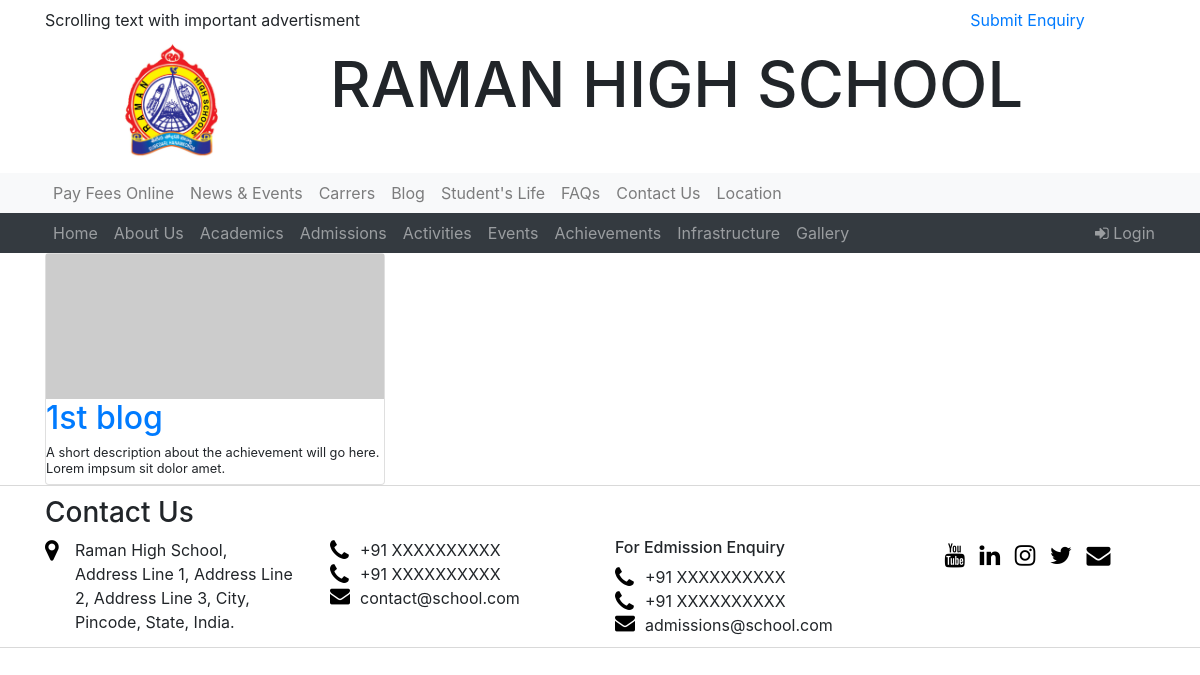
/blog/, run on an earlier commit of the app's database.
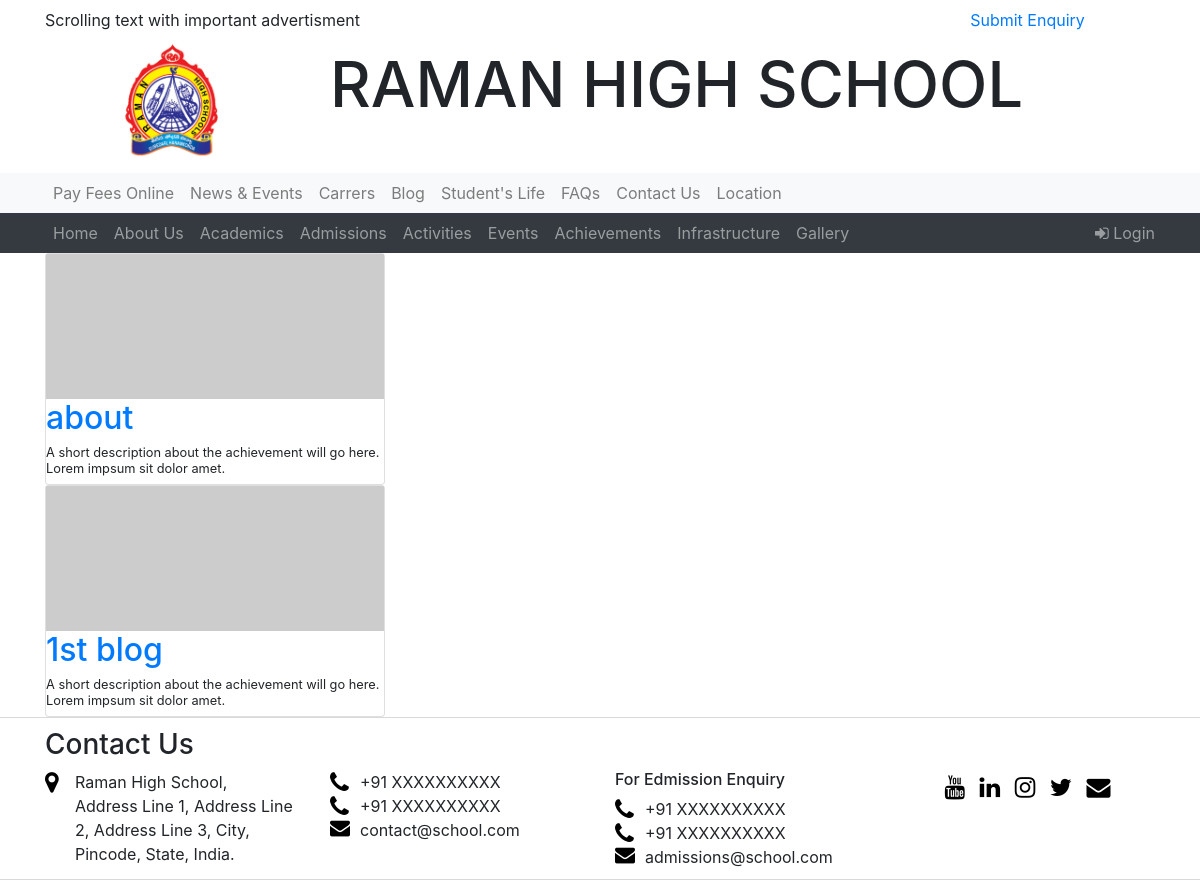
And on a later commit of the database.
### schoolapp/models.py (models this page shows, shortened)
class Post(models.Model):
    author =  models.CharField(max_length = 200)
    title  = models.CharField(max_length = 200)
    text = models.TextField()
    created_date = models.DateTimeField(default = timezone.now)
    published_date = models.DateTimeField(blank=True,null = True)

### schoolapp/views.py (the view)
# urls.py: url(r'^blog/',views.PostListView.as_view(),name = 'post_list'),
class PostListView(ListView):
    model = Post
    def get_queryset(self):
        return Post.objects.filter(published_date__lte  = timezone.now()).order_by('-published_date')

### schoolapp/templates/schoolapp/post_list.html (shortened to what this page needs)
{% load staticfiles %}
<!doctype html>
<html lang="en">
  <head>
        <link rel="stylesheet" type="text/css" href="{% static 'css/style-home.css' %}">
        <link rel="stylesheet" href="https://cdnjs.cloudflare.com/ajax/libs/font-awesome/4.7.0/css/font-awesome.min.css">
        <link rel="stylesheet" href="https://maxcdn.bootstrapcdn.com/bootstrap/4.0.0-beta.2/css/bootstrap.min.css">
  </head>
  <body>
        <div id="topline" class="container" style="padding-top:7px">
                <div class="row">
                        <div class="col-lg-6 col-md-12 col-sm-12 col-xs-12">
                                <marquee behavior="scroll" direction="left">Scrolling text with important advertisment </marquee>
                        </div>
                        <div class="text-center col-lg-3 col-md-6 col-sm-12 col-xs-12" id="google_translate_element"></div>
                        <div class="text-center col-lg-3 col-md-6 col-sm-12 col-xs-12">
                                <a href="#">Submit Enquiry</a>
                        </div>
                </div>
        </div>
        <div class="container">
                <div class="row">
                        <div class="col-lg-3 col-md-3 col-sm-12 col-xs-12 text-center"><img id="logo" src="/media/img/logo.jpeg" width="150px"></div>
                        <div class="col-lg-9 col-md-9 col-sm-12 col-xs-12"><h1 id="school-name">RAMAN HIGH SCHOOL</h1></div>
                </div>
        </div>
        <nav id="nav-1" class="navbar navbar-expand-sm bg-light navbar-light">
                <div class="container navbar-light">
                        <ul class="navbar-nav">
                                <li class="nav-item">
                                        <a class="nav-link" href="#">Pay Fees Online</a>
                                </li>
                                <li class="nav-item">
                                        <a class="nav-link" href="#">News & Events</a>
                                </li>
                                <li class="nav-item">
                                        <a class="nav-link" href="#">Carrers</a>
                                </li>
                                <li class="nav-item">
                                        <a class="nav-link" href="{% url 'post_list' %}">Blog</a>
                                </li>
                                <li class="nav-item">
                                        <a class="nav-link" href="#">Student's Life</a>
                                </li>
                                <li class="nav-item">
                                        <a class="nav-link" href="{% url 'faq_list' %}">FAQs</a>
                                </li>
                                <li class="nav-item">
                                        <a class="nav-link" href="#">Contact Us</a>
                                </li>
                                <li class="nav-item">
                                        <a class="nav-link" href="#">Location</a>
                                </li>
                        </ul>
                </div>
        </nav>
        <nav id="nav-2" class="navbar navbar-expand-sm bg-dark navnar-dark sticky-top">
                <div class="container navbar-dark">
                        <ul class="navbar-nav">
                                <li class="nav-item">
                                        <a class="nav-link" href="#">Home</a>
                                </li>
                                <li class="nav-item">
                                        <a class="nav-link" href="#">About Us</a>
                                </li>
                                <li class="nav-item">
                                        <a class="nav-link" href="#">Academics</a>
                                </li>
                                <li class="nav-item">
                                        <a class="nav-link" href="#">Admissions</a>
                                </li>
                                <li class="nav-item">
                                        <a class="nav-link" href="#">Activities</a>
                                </li>
                                <li class="nav-item">
                                        <a class="nav-link" href="#">Events</a>
                                </li>
                                <li class="nav-item">
                                        <a class="nav-link" href="#">Achievements</a>
                                </li>
                                <li class="nav-item">
                                        <a class="nav-link" href="#">Infrastructure</a>
                                </li>
                                <li class="nav-item">
                                        <a class="nav-link" href="#">Gallery</a>
                                </li>
                        </ul>
                        <ul class="nav navbar-nav navbar-right">
                              <li><a href="{% url 'login'%}" id="login-button"><i class="fa fa-sign-in" ></i> Login</a></li>
                        </ul>
                </div>
        </nav>
        <div class="container p-t-0 m-t-2 carousel-inner">
            <div class="row row-equal carousel-item active m-t-0">
        {% for post in post_list %}
        <div class="col-md-4 col-sm-4">
            <div class="card">
                <div class="card-img-top card-img-top-250">
                    <img class="img-fluid" src="http://via.placeholder.com/350x150" alt="Carousel 1">
                </div>
                <div class="card-block p-t-2">
                    <h2>
                        <a href="{% url 'post_detail' pk=post.pk %}">{{post.title}}</a>
                    </h2>
                    <h6 class="small text-wide p-b-2">A short description about the achievement will go here. Lorem impsum sit dolor amet.</h6>
                </div>
            </div>
        </div>
        {% endfor %}
      </div>
    </div>
        <footer>
                <div class="container">
                        <h3>Contact Us</h3>
                        <div class="row">
                                <div id="address" class="col-lg-3 col-md-4 col-sm-12 col-xs-12">
                                        <span class="row">
                                                <i class="hide-lessdn580 fa fa-map-marker col-sm-1" style="font-size:24px;color:black" aria-hidden="true"></i>
                                                <span class="col-sm-10">
                                                        Raman High School, <br />
                                                        Address Line 1,
                                                        Address Line 2,
                                                        Address Line 3,
                                                        City, Pincode,
                                                        State, India.
                                                </span>
                                        </span>
                                </div>
                                <div id="contact" class="col-lg-3 col-md-4 col-sm-12 col-xs-12">
                                        <span class = "row">
                                                <i class="hide-lessdn580 fa fa-phone col-sm-1" style="font-size:24px;color:black"></i>
                                                <span class="col-sm-10">+91 XXXXXXXXXX</span>
                                        </span>
                                        <span class = "row">
                                                <i class="hide-lessdn580 fa fa-phone col-sm-1" style="font-size:24px;color:black"></i>
                                                <span class="col-sm-10">+91 XXXXXXXXXX</span>
                                        </span>
                                        <span class="row">
                                                <i class="hide-lessdn580 fa fa-envelope col-sm-1" style="font-size:20px;color:black"></i>
                                                <span class="col-sm-10">contact@school.com</span>
                                        </span>
                                </div>
                                <div id="admission-enquiry-contact" class="col-lg-3 col-md-4 col-sm-12 col-xs-12">
                                        <h6>For Edmission Enquiry</h5>
                                        <span class = "row">
                                                <i class="hide-lessdn580 fa fa-phone col-sm-1" style="font-size:24px;color:black"></i>
                                                <span class="col-sm-10">+91 XXXXXXXXXX</span>
                                        </span>
                                        <span class = "row">
                                                <i class="hide-lessdn580 fa fa-phone col-sm-1" style="font-size:24px;color:black"></i>
                                                <span class="col-sm-10">+91 XXXXXXXXXX</span>
                                        </span>
                                        <span class="row">
                                                <i class="hide-lessdn580 fa fa-envelope col-sm-1" style="font-size:20px;color:black"></i>
                                                <span class="col-sm-10">admissions@school.com</span>
                                        </span>
                                </div>
                                <div id="social" class="col-lg-3 col-md-12 col-sm-12 col-xs-12 text-center">
                                        <a href="#"><i class="fa fa-youtube" style="font-size:24px;color:black;padding:5px"></i></a>
                                        <a href="#"><i class="fa fa-linkedin" style="font-size:24px;color:black;padding:5px"></i></a>
                                        <a href="#"><i class="fa fa-instagram" style="font-size:24px;color:black;padding:5px"></i></a>
                                        <a href="#"><i class="fa fa-twitter" style="font-size:24px;color:black;padding:5px"></i></a>
                                        <a href="#"><i class="fa fa-envelope" style="font-size:24px;color:black;padding:5px"></i></a>
                                </div>
                        </div>
                </div>
        </footer>
  </body>
</html>

### schoolapp/static/css/style-home.css (style rules this page uses)
body { font-family: "Lato", sans-serif; transition: background-color .5s; }
#login-button { color: rgba(255,255,255,0.5) !important; }
nav { padding-top: 0 !important;; padding-bottom: 0 !important; }
body { transition: background-color .5s; }
footer { padding:10px 0 10px 0; border-top: 1px solid rgba(0,0,0,0.15); border-bottom: 1px solid rgba(0,0,0,0.15); }
span { padding-right: 0 !important; }
@media only screen and (min-width: 993px) and (max-width: 1200px) { #school-name { font-size: 63px; padding-top: 15px; } }

What changed in the data, as far as the page shows it:
added Post: title "about"
